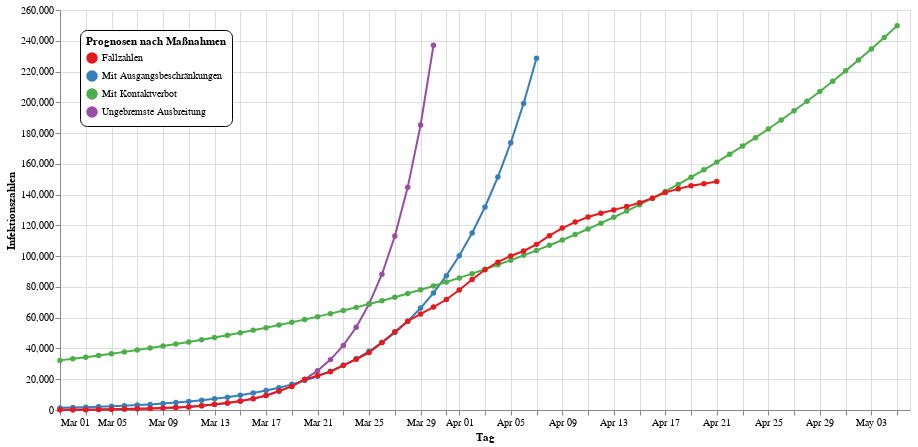

The notebook cell this image was saved under:
### Code cell
data = pd.read_csv("corona_infections.csv", header=0, names=["day", "cases"])
data["day"] = [dt.datetime.strptime(d + ' 2020', "%b %d %Y") for d in data["day"]]
md1 = dt.datetime(year=2020, month=3, day=20)
md2 = dt.datetime(year=2020, month=3, day=28)
c0 = np.array(data[data["day"] <= md1]["cases"])
d0 = np.array([d.toordinal() for d in data[data["day"] <= md1]["day"]])
c1 = np.array(data[(md1 <= data["day"])][(data["day"] <= md2)]["cases"])
d1 = np.array([d.toordinal() for d in data[md1 <= data["day"]][data["day"] <= md2]["day"]])
c2 = np.array(data[md2 <= data["day"]]["cases"])
d2 = np.array([d.toordinal() for d in data[md2 <= data["day"]]["day"]])
par0, _ = curve_fit(
    corona_curve, 
    xdata=d0, 
    ydata=c0, 
    p0=[c0[0], dt.datetime(year=2020, month=3, day=1).toordinal(), 8e-9, 5.6e7],
    bounds=(
        [0, d0[0], 1e-11, c0[-1]], 
        [c0[-1], dt.datetime(year=2021, month=6, day=1).toordinal(), 1e-8, 8.35e7])
)
par1, _ = curve_fit(
    corona_curve, 
    xdata=d1, 
    ydata=c1, 
    p0=[c1[0], dt.datetime(year=2020, month=3, day=20).toordinal(), 8e-9, 5.6e7],
    bounds=(
        [0, d1[0], 1e-11, c1[-1]], 
        [c1[-1], dt.datetime(year=2021, month=6, day=1).toordinal(), 1e-8, 8.35e7])
)
par2, _ = curve_fit(
    corona_curve, 
    xdata=d2, 
    ydata=c2, 
    p0=[c2[0], dt.datetime(year=2020, month=3, day=28).toordinal(), 8e-9, 5.6e7],
    bounds=(
        [0, d2[0], 1e-11, c2[-1]], 
        [c2[-1], dt.datetime(year=2021, month=6, day=1).toordinal(), 1e-8, 8.35e7])
)
print(par0, "\n", par1, "\n", par2)
data = data[data["day"] >= dt.datetime(year=2020, month=3, day=1)]
data = data.rename(columns={"day": "Tag", "cases": "Infektionszahlen"})
data["Typ"] = ["Fallzahlen" for d in data["Tag"]]
data["Typ"] = data["Typ"].astype(str)
data_count = len(data) + 15
for par, t in [(par0, "Ungebremste Ausbreitung"), 
               (par1, "Mit Ausgangsbeschränkungen"), 
               (par2, "Mit Kontaktverbot")]:
    for i in range(data_count):
        curve_value = corona_curve((list(data["Tag"])[0] + dt.timedelta(days=i)).toordinal(), *par)
        data = data.append(pd.DataFrame(
            [[list(data["Tag"])[0] + dt.timedelta(days=i), 
              curve_value if curve_value < 250000 else None,
              t]],
            columns=("Tag", "Infektionszahlen", "Typ")
        ), ignore_index=True)
data = data.tail(len(data)-data_count+15).append(data.head(data_count-15), ignore_index=True)
line = alt.Chart(data).mark_line(point=True).encode(
    alt.X("monthdate(Tag)", title="Tag"),
    alt.Y("Infektionszahlen:Q", title="Infektionszahlen"),
    color=alt.Color("Typ:N", 
                    scale=alt.Scale(scheme="set1"),
                    legend=alt.Legend(
        orient="none", legendX=20, legendY=20,
        fillColor="white", strokeColor="black", cornerRadius=7, padding=6,
        title="Prognosen nach Maßnahmen"))
)
nearest = alt.selection(type='single', nearest=True, on='mouseover',
                        fields=['Tag'], empty='none')
selectors = alt.Chart(data).mark_point().encode(
    alt.X("monthdate(Tag)", title="Tag"),
    opacity=alt.value(0),
).add_selection(nearest)
points = line.mark_point().encode(
    opacity=alt.condition(nearest, alt.value(1), alt.value(0))
)
text = line.mark_text(align='left', dx=5, dy=5).encode(
    text=alt.condition(nearest, 'Infektionszahlen:Q', alt.value(' '))
)
rules = alt.Chart(data).mark_rule(color='gray').encode(
    alt.X("monthdate(Tag)", title="Tag"),
).transform_filter(nearest)
alt.layer(
    line, selectors, points, rules, text
).properties(width=850, height=400)

### Figure 1 — Vega-Lite specification as saved in the notebook (floating-point values rounded to 4 significant figures; data arrays with more than 128 entries replaced by an {"elided": "..."} marker saying what was removed)
{"config": {"view": {"continuousWidth": 400, "continuousHeight": 300}}, "layer": [{"mark": {"type": "line", "point": true}, "encoding": {"color": {"type": "nominal", "field": "Typ", "legend": {"cornerRadius": 7, "fillColor": "white", "legendX": 20, "legendY": 20, "orient": "none", "padding": 6, "strokeColor": "black", "title": "Prognosen nach Maßnahmen"}, "scale": {"scheme": "set1"}}, "x": {"type": "temporal", "field": "Tag", "timeUnit": "monthdate", "title": "Tag"}, "y": {"type": "quantitative", "field": "Infektionszahlen", "title": "Infektionszahlen"}}}, {"mark": "point", "encoding": {"opacity": {"value": 0}, "x": {"type": "temporal", "field": "Tag", "timeUnit": "monthdate", "title": "Tag"}}, "selection": {"selector001": {"type": "single", "nearest": true, "on": "mouseover", "fields": ["Tag"], "empty": "none"}}}, {"mark": "point", "encoding": {"color": {"type": "nominal", "field": "Typ", "legend": {"cornerRadius": 7, "fillColor": "white", "legendX": 20, "legendY": 20, "orient": "none", "padding": 6, "strokeColor": "black", "title": "Prognosen nach Maßnahmen"}, "scale": {"scheme": "set1"}}, "opacity": {"condition": {"value": 1, "selection": "selector001"}, "value": 0}, "x": {"type": "temporal", "field": "Tag", "timeUnit": "monthdate", "title": "Tag"}, "y": {"type": "quantitative", "field": "Infektionszahlen", "title": "Infektionszahlen"}}}, {"mark": {"type": "rule", "color": "gray"}, "encoding": {"x": {"type": "temporal", "field": "Tag", "timeUnit": "monthdate", "title": "Tag"}}, "transform": [{"filter": {"selection": "selector001"}}]}, {"mark": {"type": "text", "align": "left", "dx": 5, "dy": 5}, "encoding": {"color": {"type": "nominal", "field": "Typ", "legend": {"cornerRadius": 7, "fillColor": "white", "legendX": 20, "legendY": 20, "orient": "none", "padding": 6, "strokeColor": "black", "title": "Prognosen nach Maßnahmen"}, "scale": {"scheme": "set1"}}, "text": {"condition": {"type": "quantitative", "field": "Infektionszahlen", "selection": "selector001"}, "value": " "}, "x": {"type": "temporal", "field": "Tag", "timeUnit": "monthdate", "title": "Tag"}, "y": {"type": "quantitative", "field": "Infektionszahlen", "title": "Infektionszahlen"}}}], "data": {"name": "data-c8401467a28eba2d0723a5eb23d32e6d"}, "height": 400, "width": 850, "$schema": "https://vega.github.io/schema/vega-lite/v4.0.2.json", "datasets": {"data-c8401467a28eba2d0723a5eb23d32e6d": {"elided": "253 records"}}}
